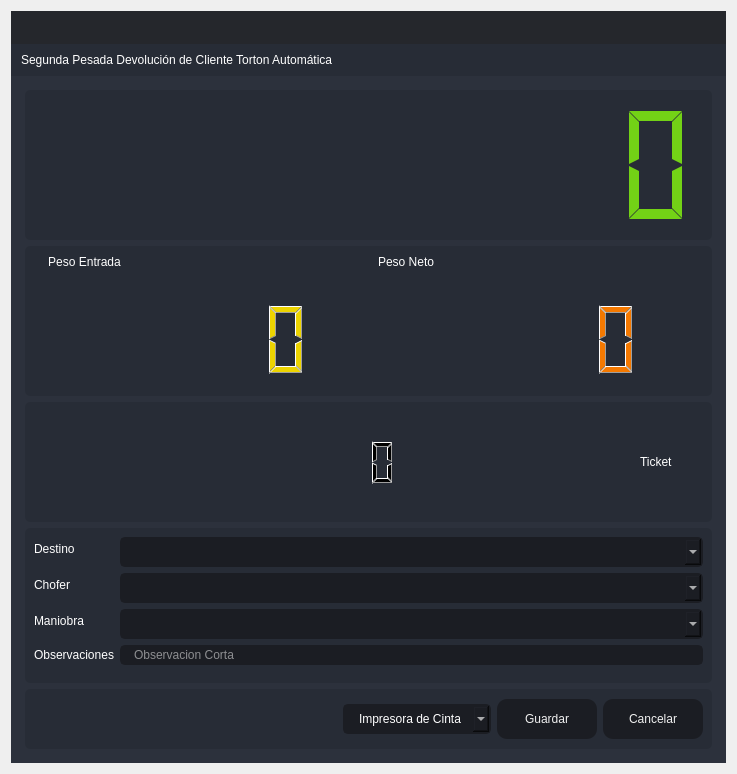
<?xml version="1.0" encoding="UTF-8"?>
<ui version="4.0">
 <class>SegundaPTA</class>
 <widget class="QDialog" name="SegundaPTA">
  <property name="windowModality">
   <enum>Qt::ApplicationModal</enum>
  </property>
  <property name="geometry">
   <rect>
    <x>0</x>
    <y>0</y>
    <width>737</width>
    <height>774</height>
   </rect>
  </property>
  <property name="minimumSize">
   <size>
    <width>737</width>
    <height>774</height>
   </size>
  </property>
  <property name="maximumSize">
   <size>
    <width>737</width>
    <height>774</height>
   </size>
  </property>
  <property name="windowTitle">
   <string>Segunda Pesada Devolución de Cliente Torton Automática</string>
  </property>
  <property name="windowIcon">
   <iconset resource="files.qrc">
    <normaloff>:/16x16/icons/16x16/logo.png</normaloff>:/16x16/icons/16x16/logo.png</iconset>
  </property>
  <layout class="QVBoxLayout" name="verticalLayout_6">
   <item>
    <widget class="QFrame" name="frame_main">
     <property name="styleSheet">
      <string notr="true">/* LINE EDIT */
QLineEdit {
	background-color: rgb(27, 29, 35);
	border-radius: 5px;
	border: 2px solid rgb(27, 29, 35);
	padding-left: 10px;
}
QLineEdit:hover {
	border: 2px solid rgb(64, 71, 88);
}
QLineEdit:focus {
	border: 2px solid rgb(91, 101, 124);
}

/* SCROLL BARS */
QScrollBar:horizontal {
    border: none;
    background: rgb(52, 59, 72);
    height: 14px;
    margin: 0px 21px 0 21px;
	border-radius: 0px;
}
QScrollBar::handle:horizontal {
    background: rgb(85, 170, 255);
    min-width: 25px;
	border-radius: 7px
}
QScrollBar::add-line:horizontal {
    border: none;
    background: rgb(55, 63, 77);
    width: 20px;
	border-top-right-radius: 7px;
    border-bottom-right-radius: 7px;
    subcontrol-position: right;
    subcontrol-origin: margin;
}
QScrollBar::sub-line:horizontal {
    border: none;
    background: rgb(55, 63, 77);
    width: 20px;
	border-top-left-radius: 7px;
    border-bottom-left-radius: 7px;
    subcontrol-position: left;
    subcontrol-origin: margin;
}
QScrollBar::up-arrow:horizontal, QScrollBar::down-arrow:horizontal
{
     background: none;
}
QScrollBar::add-page:horizontal, QScrollBar::sub-page:horizontal
{
     background: none;
}
 QScrollBar:vertical {
	border: none;
    background: rgb(52, 59, 72);
    width: 14px;
    margin: 21px 0 21px 0;
	border-radius: 0px;
 }
 QScrollBar::handle:vertical {	
	background: rgb(85, 170, 255);
    min-height: 25px;
	border-radius: 7px
 }
 QScrollBar::add-line:vertical {
     border: none;
    background: rgb(55, 63, 77);
     height: 20px;
	border-bottom-left-radius: 7px;
    border-bottom-right-radius: 7px;
     subcontrol-position: bottom;
     subcontrol-origin: margin;
 }
 QScrollBar::sub-line:vertical {
	border: none;
    background: rgb(55, 63, 77);
     height: 20px;
	border-top-left-radius: 7px;
    border-top-right-radius: 7px;
     subcontrol-position: top;
     subcontrol-origin: margin;
 }
 QScrollBar::up-arrow:vertical, QScrollBar::down-arrow:vertical {
     background: none;
 }

 QScrollBar::add-page:vertical, QScrollBar::sub-page:vertical {
     background: none;
 }

/* CHECKBOX */
QCheckBox::indicator {
    border: 3px solid rgb(52, 59, 72);
	width: 15px;
	height: 15px;
	border-radius: 10px;
    background: rgb(44, 49, 60);
}
QCheckBox::indicator:hover {
    border: 3px solid rgb(58, 66, 81);
}
QCheckBox::indicator:checked {
    background: 3px solid rgb(52, 59, 72);
	border: 3px solid rgb(52, 59, 72);	
	background-image: url(:/16x16/icons/16x16/cil-check-alt.png);
}

/* RADIO BUTTON */
QRadioButton::indicator {
    border: 3px solid rgb(52, 59, 72);
	width: 15px;
	height: 15px;
	border-radius: 10px;
    background: rgb(44, 49, 60);
}
QRadioButton::indicator:hover {
    border: 3px solid rgb(58, 66, 81);
}
QRadioButton::indicator:checked {
    background: 3px solid rgb(94, 106, 130);
	border: 3px solid rgb(52, 59, 72);	
}

/* COMBOBOX */
QComboBox{
	background-color: rgb(27, 29, 35);
	border-radius: 5px;
	border: 2px solid rgb(27, 29, 35);
	padding: 5px;
	padding-left: 10px;
}
QComboBox:hover{
	border: 2px solid rgb(64, 71, 88);
}
QComboBox::drop-down {
	subcontrol-origin: padding;
	subcontrol-position: top right;
	width: 25px; 
	border-left-width: 3px;
	border-left-color: rgba(39, 44, 54, 150);
	border-left-style: solid;
	border-top-right-radius: 3px;
	border-bottom-right-radius: 3px;	
	background-image: url(:/16x16/icons/16x16/cil-arrow-bottom.png);
	background-position: center;
	background-repeat: no-reperat;
 }
QComboBox QAbstractItemView {
	color: rgb(85, 170, 255);	
	background-color: rgb(27, 29, 35);
	padding: 10px;
	selection-background-color: rgb(39, 44, 54);
}

/* SLIDERS */
QSlider::groove:horizontal {
    border-radius: 9px;
    height: 18px;
	margin: 0px;
	background-color: rgb(52, 59, 72);
}
QSlider::groove:horizontal:hover {
	background-color: rgb(55, 62, 76);
}
QSlider::handle:horizontal {
    background-color: rgb(85, 170, 255);
    border: none;
    height: 18px;
    width: 18px;
    margin: 0px;
	border-radius: 9px;
}
QSlider::handle:horizontal:hover {
    background-color: rgb(105, 180, 255);
}
QSlider::handle:horizontal:pressed {
    background-color: rgb(65, 130, 195);
}

QSlider::groove:vertical {
    border-radius: 9px;
    width: 18px;
    margin: 0px;
	background-color: rgb(52, 59, 72);
}
QSlider::groove:vertical:hover {
	background-color: rgb(55, 62, 76);
}
QSlider::handle:vertical {
    background-color: rgb(85, 170, 255);
	border: none;
    height: 18px;
    width: 18px;
    margin: 0px;
	border-radius: 9px;
}
QSlider::handle:vertical:hover {
    background-color: rgb(105, 180, 255);
}
QSlider::handle:vertical:pressed {
    background-color: rgb(65, 130, 195);
}

</string>
     </property>
     <property name="frameShape">
      <enum>QFrame::NoFrame</enum>
     </property>
     <property name="frameShadow">
      <enum>QFrame::Raised</enum>
     </property>
     <layout class="QVBoxLayout" name="verticalLayout">
      <property name="spacing">
       <number>0</number>
      </property>
      <property name="leftMargin">
       <number>0</number>
      </property>
      <property name="topMargin">
       <number>0</number>
      </property>
      <property name="rightMargin">
       <number>0</number>
      </property>
      <property name="bottomMargin">
       <number>0</number>
      </property>
      <item>
       <widget class="QFrame" name="frame_top">
        <property name="minimumSize">
         <size>
          <width>0</width>
          <height>65</height>
         </size>
        </property>
        <property name="maximumSize">
         <size>
          <width>16777215</width>
          <height>65</height>
         </size>
        </property>
        <property name="styleSheet">
         <string notr="true">background-color: transparent;</string>
        </property>
        <property name="frameShape">
         <enum>QFrame::NoFrame</enum>
        </property>
        <property name="frameShadow">
         <enum>QFrame::Raised</enum>
        </property>
        <layout class="QHBoxLayout" name="horizontalLayout_3">
         <property name="spacing">
          <number>0</number>
         </property>
         <property name="leftMargin">
          <number>0</number>
         </property>
         <property name="topMargin">
          <number>0</number>
         </property>
         <property name="rightMargin">
          <number>0</number>
         </property>
         <property name="bottomMargin">
          <number>0</number>
         </property>
         <item>
          <widget class="QFrame" name="frame_toggle">
           <property name="maximumSize">
            <size>
             <width>70</width>
             <height>16777215</height>
            </size>
           </property>
           <property name="styleSheet">
            <string notr="true">background-color: rgb(27, 29, 35);</string>
           </property>
           <property name="frameShape">
            <enum>QFrame::NoFrame</enum>
           </property>
           <property name="frameShadow">
            <enum>QFrame::Raised</enum>
           </property>
           <layout class="QVBoxLayout" name="verticalLayout_3">
            <property name="spacing">
             <number>0</number>
            </property>
            <property name="leftMargin">
             <number>0</number>
            </property>
            <property name="topMargin">
             <number>0</number>
            </property>
            <property name="rightMargin">
             <number>0</number>
            </property>
            <property name="bottomMargin">
             <number>0</number>
            </property>
           </layout>
          </widget>
         </item>
         <item>
          <widget class="QFrame" name="frame_top_right">
           <property name="styleSheet">
            <string notr="true">background: transparent;</string>
           </property>
           <property name="frameShape">
            <enum>QFrame::NoFrame</enum>
           </property>
           <property name="frameShadow">
            <enum>QFrame::Raised</enum>
           </property>
           <layout class="QVBoxLayout" name="verticalLayout_2">
            <property name="spacing">
             <number>0</number>
            </property>
            <property name="leftMargin">
             <number>0</number>
            </property>
            <property name="topMargin">
             <number>0</number>
            </property>
            <property name="rightMargin">
             <number>0</number>
            </property>
            <property name="bottomMargin">
             <number>0</number>
            </property>
            <item>
             <widget class="QFrame" name="frame_top_btns">
              <property name="maximumSize">
               <size>
                <width>16777215</width>
                <height>42</height>
               </size>
              </property>
              <property name="styleSheet">
               <string notr="true">background-color: rgba(27, 29, 35, 200)</string>
              </property>
              <property name="frameShape">
               <enum>QFrame::NoFrame</enum>
              </property>
              <property name="frameShadow">
               <enum>QFrame::Raised</enum>
              </property>
              <layout class="QHBoxLayout" name="horizontalLayout_4">
               <property name="spacing">
                <number>0</number>
               </property>
               <property name="leftMargin">
                <number>0</number>
               </property>
               <property name="topMargin">
                <number>0</number>
               </property>
               <property name="rightMargin">
                <number>0</number>
               </property>
               <property name="bottomMargin">
                <number>0</number>
               </property>
               <item>
                <widget class="QFrame" name="frame_label_top_btns">
                 <property name="sizePolicy">
                  <sizepolicy hsizetype="Expanding" vsizetype="Preferred">
                   <horstretch>0</horstretch>
                   <verstretch>0</verstretch>
                  </sizepolicy>
                 </property>
                 <property name="frameShape">
                  <enum>QFrame::NoFrame</enum>
                 </property>
                 <property name="frameShadow">
                  <enum>QFrame::Raised</enum>
                 </property>
                 <layout class="QHBoxLayout" name="horizontalLayout_10">
                  <property name="spacing">
                   <number>0</number>
                  </property>
                  <property name="leftMargin">
                   <number>5</number>
                  </property>
                  <property name="topMargin">
                   <number>0</number>
                  </property>
                  <property name="rightMargin">
                   <number>10</number>
                  </property>
                  <property name="bottomMargin">
                   <number>0</number>
                  </property>
                 </layout>
                </widget>
               </item>
               <item alignment="Qt::AlignRight">
                <widget class="QFrame" name="frame_btns_right">
                 <property name="sizePolicy">
                  <sizepolicy hsizetype="Expanding" vsizetype="Preferred">
                   <horstretch>0</horstretch>
                   <verstretch>0</verstretch>
                  </sizepolicy>
                 </property>
                 <property name="maximumSize">
                  <size>
                   <width>120</width>
                   <height>16777215</height>
                  </size>
                 </property>
                 <property name="frameShape">
                  <enum>QFrame::NoFrame</enum>
                 </property>
                 <property name="frameShadow">
                  <enum>QFrame::Raised</enum>
                 </property>
                 <layout class="QHBoxLayout" name="horizontalLayout_5">
                  <property name="spacing">
                   <number>0</number>
                  </property>
                  <property name="leftMargin">
                   <number>0</number>
                  </property>
                  <property name="topMargin">
                   <number>0</number>
                  </property>
                  <property name="rightMargin">
                   <number>0</number>
                  </property>
                  <property name="bottomMargin">
                   <number>0</number>
                  </property>
                 </layout>
                </widget>
               </item>
              </layout>
             </widget>
            </item>
            <item>
             <widget class="QFrame" name="frame_top_info">
              <property name="maximumSize">
               <size>
                <width>16777215</width>
                <height>65</height>
               </size>
              </property>
              <property name="styleSheet">
               <string notr="true">background-color: rgb(39, 44, 54);</string>
              </property>
              <property name="frameShape">
               <enum>QFrame::NoFrame</enum>
              </property>
              <property name="frameShadow">
               <enum>QFrame::Raised</enum>
              </property>
              <layout class="QHBoxLayout" name="horizontalLayout_8">
               <property name="spacing">
                <number>0</number>
               </property>
               <property name="leftMargin">
                <number>10</number>
               </property>
               <property name="topMargin">
                <number>0</number>
               </property>
               <property name="rightMargin">
                <number>10</number>
               </property>
               <property name="bottomMargin">
                <number>0</number>
               </property>
               <item>
                <widget class="QLabel" name="label">
                 <property name="styleSheet">
                  <string notr="true">font: 75 16pt &quot;MS Shell Dlg 2&quot;;
color: rgb(255, 255, 255);</string>
                 </property>
                 <property name="text">
                  <string>Segunda Pesada Devolución de Cliente Torton Automática</string>
                 </property>
                </widget>
               </item>
              </layout>
             </widget>
            </item>
           </layout>
          </widget>
         </item>
        </layout>
       </widget>
      </item>
      <item>
       <widget class="QFrame" name="frame_center">
        <property name="sizePolicy">
         <sizepolicy hsizetype="Expanding" vsizetype="Expanding">
          <horstretch>0</horstretch>
          <verstretch>0</verstretch>
         </sizepolicy>
        </property>
        <property name="styleSheet">
         <string notr="true">background-color: rgb(40, 44, 52);</string>
        </property>
        <property name="frameShape">
         <enum>QFrame::NoFrame</enum>
        </property>
        <property name="frameShadow">
         <enum>QFrame::Raised</enum>
        </property>
        <layout class="QHBoxLayout" name="horizontalLayout_2">
         <property name="spacing">
          <number>0</number>
         </property>
         <property name="leftMargin">
          <number>0</number>
         </property>
         <property name="topMargin">
          <number>0</number>
         </property>
         <property name="rightMargin">
          <number>0</number>
         </property>
         <property name="bottomMargin">
          <number>0</number>
         </property>
         <item>
          <widget class="QFrame" name="frame_content_right">
           <property name="styleSheet">
            <string notr="true">background-color: rgb(44, 49, 60);</string>
           </property>
           <property name="frameShape">
            <enum>QFrame::NoFrame</enum>
           </property>
           <property name="frameShadow">
            <enum>QFrame::Raised</enum>
           </property>
           <layout class="QVBoxLayout" name="verticalLayout_4">
            <property name="spacing">
             <number>0</number>
            </property>
            <property name="leftMargin">
             <number>0</number>
            </property>
            <property name="topMargin">
             <number>0</number>
            </property>
            <property name="rightMargin">
             <number>0</number>
            </property>
            <property name="bottomMargin">
             <number>0</number>
            </property>
            <item>
             <widget class="QFrame" name="frame_content">
              <property name="frameShape">
               <enum>QFrame::NoFrame</enum>
              </property>
              <property name="frameShadow">
               <enum>QFrame::Raised</enum>
              </property>
              <layout class="QVBoxLayout" name="verticalLayout_9">
               <property name="spacing">
                <number>0</number>
               </property>
               <property name="leftMargin">
                <number>5</number>
               </property>
               <property name="topMargin">
                <number>5</number>
               </property>
               <property name="rightMargin">
                <number>5</number>
               </property>
               <property name="bottomMargin">
                <number>5</number>
               </property>
               <item>
                <widget class="QStackedWidget" name="stackedWidget">
                 <property name="styleSheet">
                  <string notr="true">background: transparent;</string>
                 </property>
                 <property name="currentIndex">
                  <number>0</number>
                 </property>
                 <widget class="QWidget" name="page_home">
                  <layout class="QVBoxLayout" name="verticalLayout_10">
                   <item>
                    <widget class="QFrame" name="frame_3">
                     <property name="minimumSize">
                      <size>
                       <width>0</width>
                       <height>150</height>
                      </size>
                     </property>
                     <property name="maximumSize">
                      <size>
                       <width>16777215</width>
                       <height>150</height>
                      </size>
                     </property>
                     <property name="styleSheet">
                      <string notr="true">background-color: rgb(39, 44, 54);
border-radius: 5px;</string>
                     </property>
                     <property name="frameShape">
                      <enum>QFrame::StyledPanel</enum>
                     </property>
                     <property name="frameShadow">
                      <enum>QFrame::Raised</enum>
                     </property>
                     <layout class="QVBoxLayout" name="verticalLayout_11">
                      <item>
                       <layout class="QVBoxLayout" name="verticalLayout_8">
                        <item>
                         <widget class="QLCDNumber" name="lcdNumber_7">
                          <property name="styleSheet">
                           <string notr="true">color:rgb(115, 210, 22)</string>
                          </property>
                          <property name="digitCount">
                           <number>10</number>
                          </property>
                          <property name="segmentStyle">
                           <enum>QLCDNumber::Flat</enum>
                          </property>
                         </widget>
                        </item>
                       </layout>
                      </item>
                     </layout>
                    </widget>
                   </item>
                   <item>
                    <widget class="QFrame" name="frame_4">
                     <property name="minimumSize">
                      <size>
                       <width>0</width>
                       <height>150</height>
                      </size>
                     </property>
                     <property name="maximumSize">
                      <size>
                       <width>16777215</width>
                       <height>150</height>
                      </size>
                     </property>
                     <property name="styleSheet">
                      <string notr="true">background-color: rgb(39, 44, 54);
border-radius: 5px;</string>
                     </property>
                     <property name="frameShape">
                      <enum>QFrame::StyledPanel</enum>
                     </property>
                     <property name="frameShadow">
                      <enum>QFrame::Raised</enum>
                     </property>
                     <layout class="QHBoxLayout" name="horizontalLayout_6">
                      <item>
                       <layout class="QFormLayout" name="formLayout_4">
                        <property name="sizeConstraint">
                         <enum>QLayout::SetDefaultConstraint</enum>
                        </property>
                        <property name="fieldGrowthPolicy">
                         <enum>QFormLayout::FieldsStayAtSizeHint</enum>
                        </property>
                        <property name="rowWrapPolicy">
                         <enum>QFormLayout::DontWrapRows</enum>
                        </property>
                        <property name="labelAlignment">
                         <set>Qt::AlignLeading|Qt::AlignLeft|Qt::AlignVCenter</set>
                        </property>
                        <property name="formAlignment">
                         <set>Qt::AlignHCenter|Qt::AlignTop</set>
                        </property>
                        <property name="horizontalSpacing">
                         <number>10</number>
                        </property>
                        <property name="verticalSpacing">
                         <number>30</number>
                        </property>
                        <property name="leftMargin">
                         <number>0</number>
                        </property>
                        <property name="rightMargin">
                         <number>0</number>
                        </property>
                        <item row="0" column="0">
                         <widget class="QLabel" name="label_3">
                          <property name="layoutDirection">
                           <enum>Qt::LeftToRight</enum>
                          </property>
                          <property name="styleSheet">
                           <string notr="true">color: rgb(255, 255, 255);
font: 75 12pt &quot;MS Shell Dlg 2&quot;;</string>
                          </property>
                          <property name="frameShape">
                           <enum>QFrame::NoFrame</enum>
                          </property>
                          <property name="text">
                           <string>Peso Entrada</string>
                          </property>
                          <property name="alignment">
                           <set>Qt::AlignCenter</set>
                          </property>
                         </widget>
                        </item>
                        <item row="0" column="1">
                         <widget class="QLabel" name="label_4">
                          <property name="styleSheet">
                           <string notr="true">color: rgb(255, 255, 255);
font: 75 12pt &quot;MS Shell Dlg 2&quot;;</string>
                          </property>
                          <property name="text">
                           <string>Peso Neto</string>
                          </property>
                          <property name="alignment">
                           <set>Qt::AlignCenter</set>
                          </property>
                         </widget>
                        </item>
                        <item row="1" column="0">
                         <widget class="QLCDNumber" name="lcdNumber_3">
                          <property name="minimumSize">
                           <size>
                            <width>320</width>
                            <height>80</height>
                           </size>
                          </property>
                          <property name="maximumSize">
                           <size>
                            <width>16777215</width>
                            <height>80</height>
                           </size>
                          </property>
                          <property name="styleSheet">
                           <string notr="true">color:rgb(237, 212, 0)</string>
                          </property>
                         </widget>
                        </item>
                        <item row="1" column="1">
                         <widget class="QLCDNumber" name="lcdNumber_1">
                          <property name="minimumSize">
                           <size>
                            <width>320</width>
                            <height>80</height>
                           </size>
                          </property>
                          <property name="maximumSize">
                           <size>
                            <width>320</width>
                            <height>80</height>
                           </size>
                          </property>
                          <property name="styleSheet">
                           <string notr="true">color: rgb(245, 121, 0)</string>
                          </property>
                         </widget>
                        </item>
                       </layout>
                      </item>
                     </layout>
                    </widget>
                   </item>
                   <item>
                    <widget class="QFrame" name="frame_5">
                     <property name="minimumSize">
                      <size>
                       <width>0</width>
                       <height>100</height>
                      </size>
                     </property>
                     <property name="styleSheet">
                      <string notr="true">background-color: rgb(39, 44, 54);
border-radius: 5px;</string>
                     </property>
                     <property name="frameShape">
                      <enum>QFrame::StyledPanel</enum>
                     </property>
                     <property name="frameShadow">
                      <enum>QFrame::Raised</enum>
                     </property>
                     <layout class="QHBoxLayout" name="horizontalLayout_7">
                      <item>
                       <widget class="QLCDNumber" name="lcdNumber_9">
                        <property name="minimumSize">
                         <size>
                          <width>600</width>
                          <height>50</height>
                         </size>
                        </property>
                        <property name="maximumSize">
                         <size>
                          <width>600</width>
                          <height>50</height>
                         </size>
                        </property>
                        <property name="layoutDirection">
                         <enum>Qt::RightToLeft</enum>
                        </property>
                        <property name="autoFillBackground">
                         <bool>false</bool>
                        </property>
                       </widget>
                      </item>
                      <item>
                       <layout class="QHBoxLayout" name="horizontalLayout">
                        <item>
                         <widget class="QLabel" name="label_5">
                          <property name="styleSheet">
                           <string notr="true">color: rgb(255, 255, 255);
font: 75 12pt &quot;MS Shell Dlg 2&quot;;</string>
                          </property>
                          <property name="text">
                           <string>Ticket</string>
                          </property>
                         </widget>
                        </item>
                       </layout>
                      </item>
                     </layout>
                    </widget>
                   </item>
                   <item>
                    <widget class="QFrame" name="frame">
                     <property name="styleSheet">
                      <string notr="true">background-color: rgb(39, 44, 54);
border-radius: 5px;</string>
                     </property>
                     <property name="frameShape">
                      <enum>QFrame::StyledPanel</enum>
                     </property>
                     <property name="frameShadow">
                      <enum>QFrame::Raised</enum>
                     </property>
                     <layout class="QVBoxLayout" name="verticalLayout_5">
                      <item>
                       <layout class="QVBoxLayout" name="verticalLayout_12">
                        <item>
                         <layout class="QFormLayout" name="formLayout">
                          <item row="1" column="0">
                           <widget class="QLabel" name="label_2">
                            <property name="styleSheet">
                             <string notr="true">color: rgb(255, 255, 255);
font: 75 12pt &quot;MS Shell Dlg 2&quot;;</string>
                            </property>
                            <property name="text">
                             <string>Destino</string>
                            </property>
                           </widget>
                          </item>
                          <item row="1" column="1">
                           <widget class="QComboBox" name="comboBox_destino">
                            <property name="styleSheet">
                             <string notr="true">QComboBox{
	background-color: rgb(27, 29, 35);
	border-radius: 5px;
	border: 2px solid rgb(27, 29, 35);
	padding: 5px;
	padding-left: 14px;
	color: rgb(255, 255, 255);
    font: 75 12pt &quot;MS Shell Dlg 2&quot;;
}
QComboBox:hover{
	border: 2px solid rgb(64, 71, 88);
}
QComboBox QAbstractItemView {
	color: rgb(85, 170, 255);	
	background-color: rgb(27, 29, 35);
	padding: 10px;
	selection-background-color: rgb(39, 44, 54);
}</string>
                            </property>
                           </widget>
                          </item>
                          <item row="2" column="0">
                           <widget class="QLabel" name="label_6">
                            <property name="styleSheet">
                             <string notr="true">color: rgb(255, 255, 255);
font: 75 12pt &quot;MS Shell Dlg 2&quot;;</string>
                            </property>
                            <property name="text">
                             <string>Chofer</string>
                            </property>
                           </widget>
                          </item>
                          <item row="2" column="1">
                           <widget class="QComboBox" name="comboBox_operador">
                            <property name="styleSheet">
                             <string notr="true">QComboBox{
	background-color: rgb(27, 29, 35);
	border-radius: 5px;
	border: 2px solid rgb(27, 29, 35);
	padding: 5px;
	padding-left: 14px;
	color: rgb(255, 255, 255);
    font: 75 12pt &quot;MS Shell Dlg 2&quot;;
}
QComboBox:hover{
	border: 2px solid rgb(64, 71, 88);
}
QComboBox QAbstractItemView {
	color: rgb(85, 170, 255);	
	background-color: rgb(27, 29, 35);
	padding: 10px;
	selection-background-color: rgb(39, 44, 54);
}</string>
                            </property>
                           </widget>
                          </item>
                          <item row="4" column="0">
                           <widget class="QLabel" name="label_7">
                            <property name="styleSheet">
                             <string notr="true">color: rgb(255, 255, 255);
font: 75 12pt &quot;MS Shell Dlg 2&quot;;</string>
                            </property>
                            <property name="text">
                             <string>Observaciones</string>
                            </property>
                           </widget>
                          </item>
                          <item row="5" column="0">
                           <widget class="Line" name="line">
                            <property name="orientation">
                             <enum>Qt::Horizontal</enum>
                            </property>
                           </widget>
                          </item>
                          <item row="3" column="0">
                           <widget class="QLabel" name="label_8">
                            <property name="styleSheet">
                             <string notr="true">color: rgb(255, 255, 255);
font: 75 12pt &quot;MS Shell Dlg 2&quot;;</string>
                            </property>
                            <property name="text">
                             <string>Maniobra</string>
                            </property>
                           </widget>
                          </item>
                          <item row="3" column="1">
                           <widget class="QComboBox" name="comboBox_maniobra">
                            <property name="styleSheet">
                             <string notr="true">QComboBox{
	background-color: rgb(27, 29, 35);
	border-radius: 5px;
	border: 2px solid rgb(27, 29, 35);
	padding: 5px;
	padding-left: 14px;
	color: rgb(255, 255, 255);
    font: 75 12pt &quot;MS Shell Dlg 2&quot;;
}
QComboBox:hover{
	border: 2px solid rgb(64, 71, 88);
}
QComboBox QAbstractItemView {
	color: rgb(85, 170, 255);	
	background-color: rgb(27, 29, 35);
	padding: 10px;
	selection-background-color: rgb(39, 44, 54);
}</string>
                            </property>
                           </widget>
                          </item>
                          <item row="4" column="1">
                           <widget class="QLineEdit" name="observaciones">
                            <property name="styleSheet">
                             <string notr="true">QLineEdit {
	background-color: rgb(27, 29, 35);
	border-radius: 5px;
	border: 2px solid rgb(27, 29, 35);
	padding-left: 10px;
	font: 75 12pt &quot;MS Shell Dlg 2&quot;;
	color: rgb(255, 255, 255);
}
QLineEdit:hover {
	border: 2px solid rgb(64, 71, 88);
}
QLineEdit:focus {
	border: 2px solid rgb(91, 101, 124);
}</string>
                            </property>
                            <property name="maxLength">
                             <number>125</number>
                            </property>
                            <property name="placeholderText">
                             <string>Observacion Corta</string>
                            </property>
                           </widget>
                          </item>
                         </layout>
                        </item>
                       </layout>
                      </item>
                     </layout>
                    </widget>
                   </item>
                   <item>
                    <widget class="QFrame" name="frame_2">
                     <property name="minimumSize">
                      <size>
                       <width>0</width>
                       <height>60</height>
                      </size>
                     </property>
                     <property name="maximumSize">
                      <size>
                       <width>16777215</width>
                       <height>60</height>
                      </size>
                     </property>
                     <property name="styleSheet">
                      <string notr="true">background-color: rgb(39, 44, 54);
border-radius: 5px;</string>
                     </property>
                     <property name="frameShape">
                      <enum>QFrame::StyledPanel</enum>
                     </property>
                     <property name="frameShadow">
                      <enum>QFrame::Raised</enum>
                     </property>
                     <layout class="QHBoxLayout" name="horizontalLayout_9">
                      <item>
                       <layout class="QGridLayout" name="gridLayout">
                        <item row="0" column="2">
                         <widget class="QPushButton" name="btn_guardar">
                          <property name="minimumSize">
                           <size>
                            <width>100</width>
                            <height>40</height>
                           </size>
                          </property>
                          <property name="styleSheet">
                           <string notr="true">QPushButton {
	border-color: rgb(27, 29, 35);
	font: 75 10pt &quot;MS Shell Dlg 2&quot;;
	color: rgb(240, 240, 240);
	background-color: rgb(27, 29, 35);
	border: 0px solid;
	border-radius: 10px;	
}
QPushButton:hover {
	background-color:rgb(44, 49, 60);
	border-color: rgb(27, 29, 35);
	border: 2px solid;
}</string>
                          </property>
                          <property name="text">
                           <string>Guardar</string>
                          </property>
                         </widget>
                        </item>
                        <item row="0" column="3">
                         <widget class="QPushButton" name="btnr">
                          <property name="minimumSize">
                           <size>
                            <width>100</width>
                            <height>40</height>
                           </size>
                          </property>
                          <property name="styleSheet">
                           <string notr="true">QPushButton {
	border-color: rgb(27, 29, 35);
	font: 75 10pt &quot;MS Shell Dlg 2&quot;;
	color: rgb(240, 240, 240);
	background-color: rgb(27, 29, 35);
	border: 0px solid;
	border-radius: 10px;	
}
QPushButton:hover {
	background-color:rgb(44, 49, 60);
	border-color: rgb(27, 29, 35);
	border: 2px solid;
}</string>
                          </property>
                          <property name="text">
                           <string>Cancelar</string>
                          </property>
                         </widget>
                        </item>
                        <item row="0" column="0">
                         <spacer name="horizontalSpacer">
                          <property name="orientation">
                           <enum>Qt::Horizontal</enum>
                          </property>
                          <property name="sizeHint" stdset="0">
                           <size>
                            <width>40</width>
                            <height>20</height>
                           </size>
                          </property>
                         </spacer>
                        </item>
                        <item row="0" column="1">
                         <widget class="QComboBox" name="comboBox_impresora">
                          <property name="styleSheet">
                           <string notr="true">QComboBox{
	background-color: rgb(27, 29, 35);
	border-radius: 5px;
	border: 2px solid rgb(27, 29, 35);
	padding: 5px;
	padding-left: 14px;
	color: rgb(255, 255, 255);
    font: 75 12pt &quot;MS Shell Dlg 2&quot;;
}
QComboBox:hover{
	border: 2px solid rgb(64, 71, 88);
}
QComboBox QAbstractItemView {
	color: rgb(85, 170, 255);	
	background-color: rgb(27, 29, 35);
	padding: 10px;
	selection-background-color: rgb(39, 44, 54);
}</string>
                          </property>
                          <item>
                           <property name="text">
                            <string>Impresora de Cinta</string>
                           </property>
                          </item>
                          <item>
                           <property name="text">
                            <string>Impresora Windows</string>
                           </property>
                          </item>
                         </widget>
                        </item>
                       </layout>
                      </item>
                     </layout>
                    </widget>
                   </item>
                  </layout>
                 </widget>
                </widget>
               </item>
              </layout>
             </widget>
            </item>
           </layout>
          </widget>
         </item>
        </layout>
       </widget>
      </item>
     </layout>
    </widget>
   </item>
  </layout>
 </widget>
 <resources>
  <include location="files.qrc"/>
 </resources>
 <connections/>
</ui>
